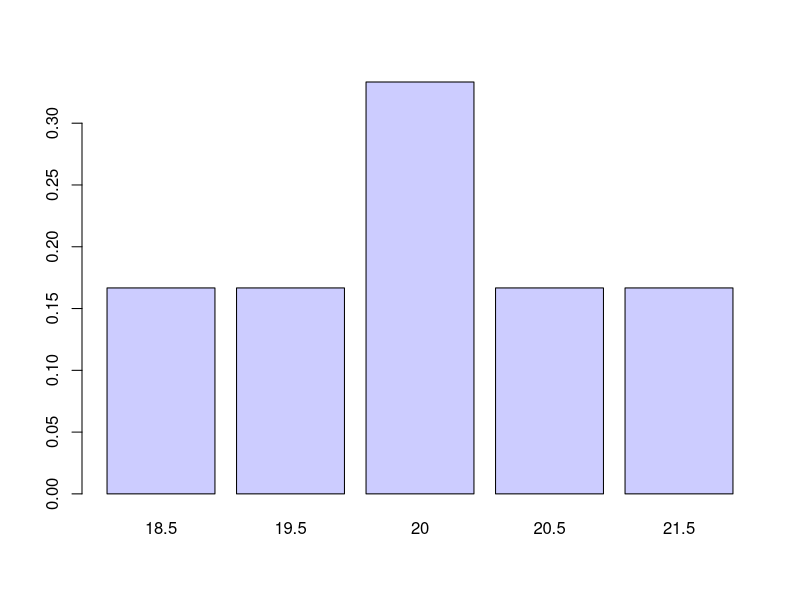
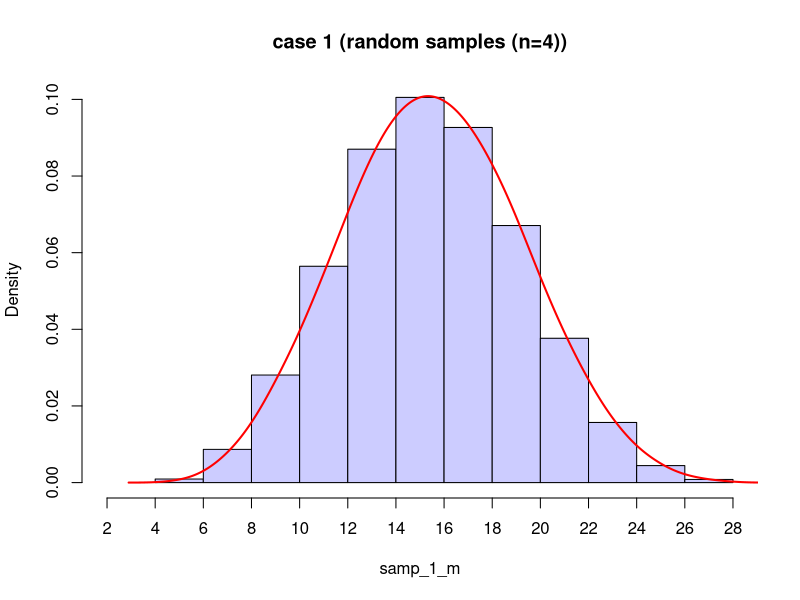
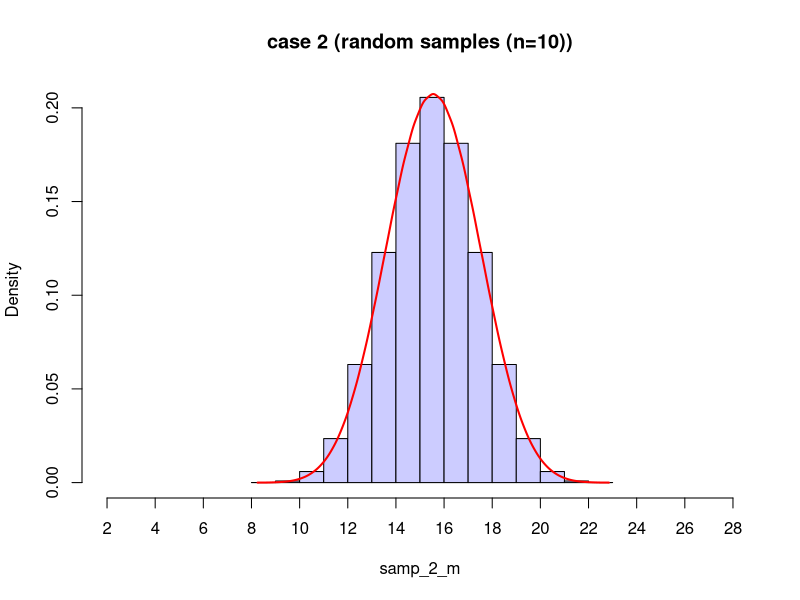
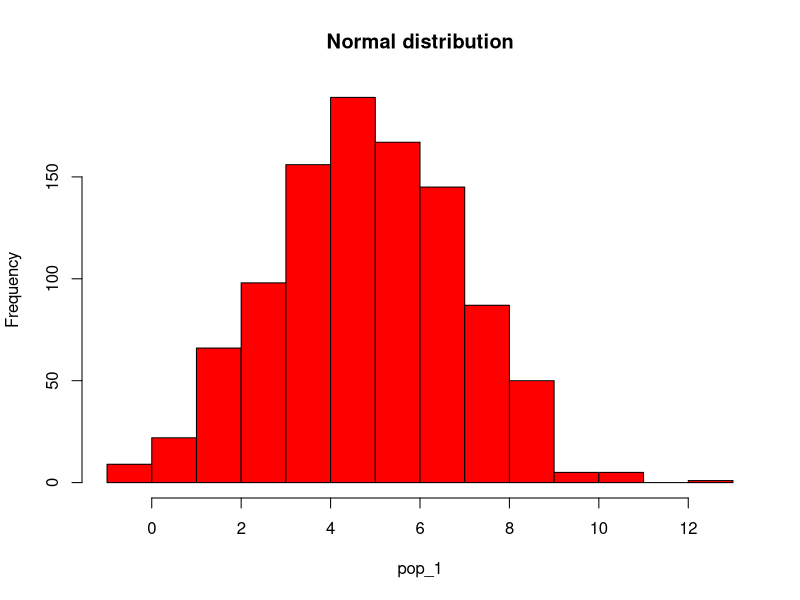
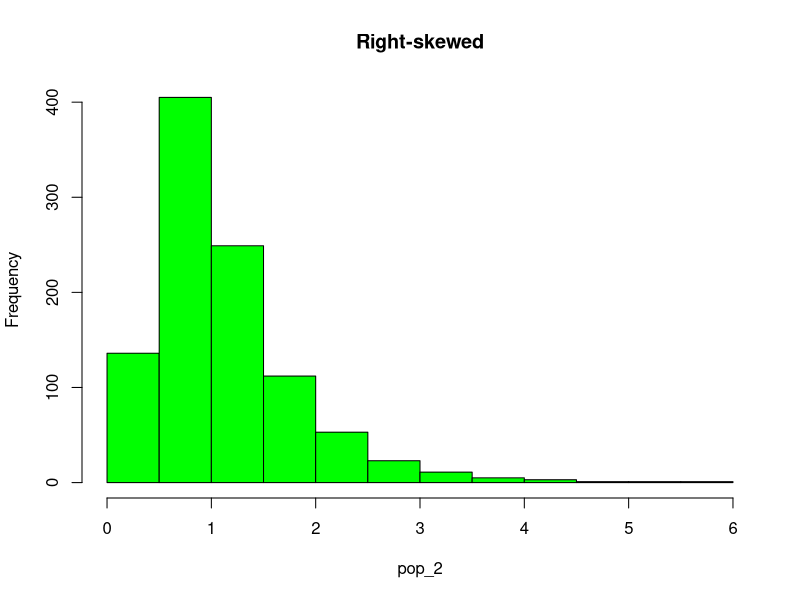
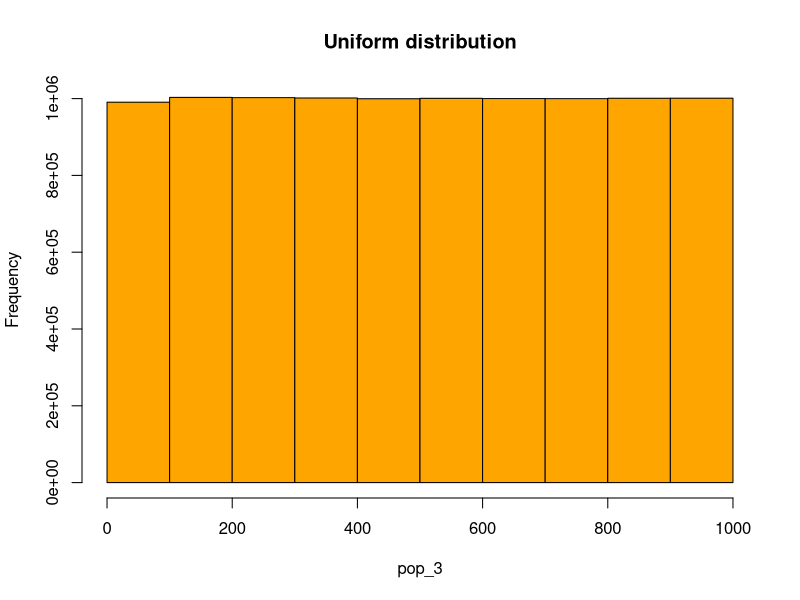
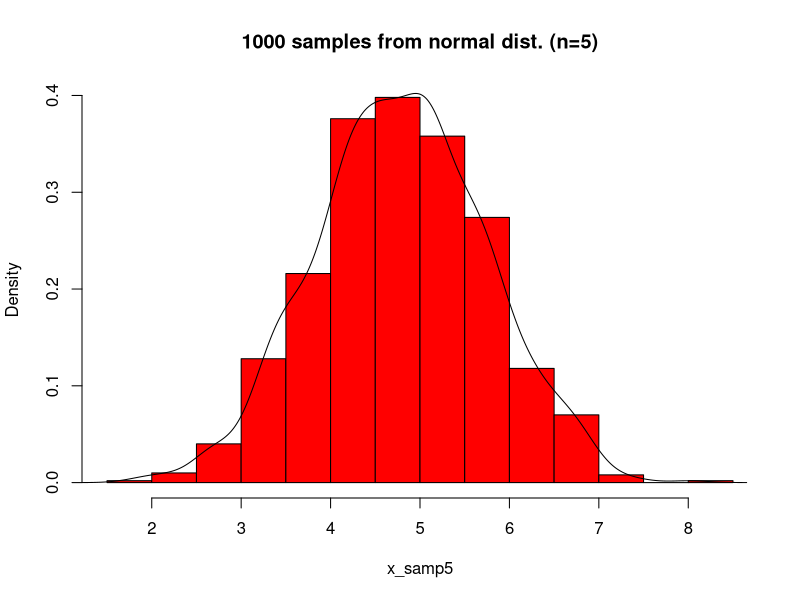
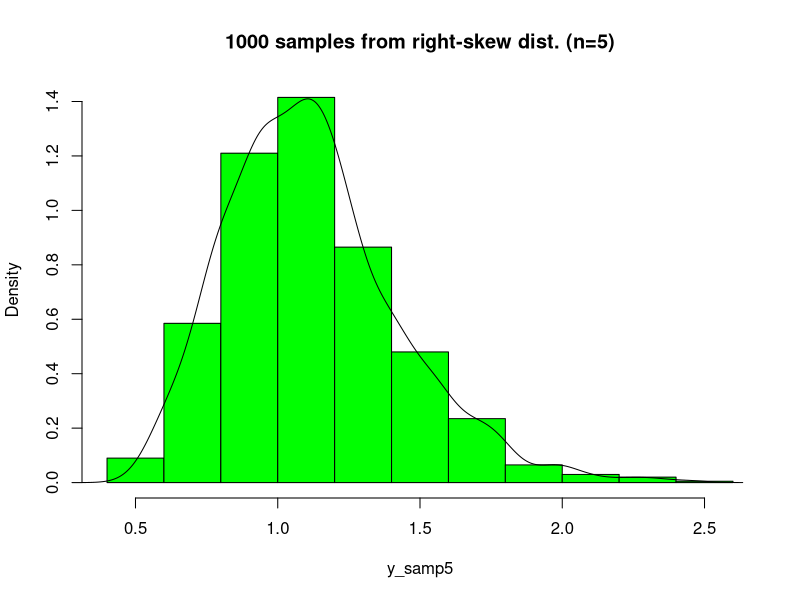

Reproduce these figures in R, in order.
## ---- chunk 1
age=c(18, 19, 22, 21 ) # Mikael, Tanja, Tine, Simon
## ---- chunk 2
samples <- combn(age, 2) # this calculates all possible combinations when we randomly select 2 samples
## ---- chunk 3
samp_mean <- colMeans(samples)

x=table(samp_mean); x
## ---- chunk 4
prop.table(x)
## ---- chunk 5
barplot(prop.table(x), col = rgb(0.8, 0.8, 1))
## ---- chunk 6
set.seed(312); y=sample(1:30, 20)
## ---- chunk 7
samp_1=combn(y, 4); samp_1_m <- colMeans(samp_1) # sample with 4 obs.
samp_2=combn(y, 10); samp_2_m <- colMeans(samp_2) # Sample with 10 obs.
## ---- chunk 8
hist(samp_1_m, col = rgb(0.8, 0.8, 1), xlim=c(2,28), xaxt='n', main="case 1 (random samples (n=4))", prob=T); axis(side = 1, at = seq(2, 28, by = 2)); lines(density(samp_1_m), lwd=2, col="red")
hist( samp_2_m, col = rgb(0.8, 0.8, 1), xlim=c(2,28), xaxt='n', main="case 2 (random samples (n=10))", prob=T); axis(side = 1, at = seq(2, 28, by = 2)); lines(density(samp_2_m), lwd=2, col="red")
## ---- chunk 9
mean(y); mean(samp_1_m); mean(samp_2_m)
## ---- chunk 10
set.seed(213)
pop_1 <- rnorm(1000, mean=4.9, sd = 2.1); pop_2 <- rf(1000, 10, 20)
pop_3 <- runif(10000000, 1, 1000);
## ---- chunk 11
hist(pop_1, col="red", main = "Normal distribution")
hist(pop_2, col="green", main = "Right-skewed")
hist(pop_3, breaks=10, col="orange", main = "Uniform distribution")
## ---- chunk 12
x_samp5 = replicate(1000, mean(sample(pop_1, 5, replace = T)))
y_samp5 = replicate(1000, mean(sample(pop_2, 5, replace = T)))
z_samp5 = replicate(1000, mean(sample(pop_3, 5, replace = T)))
## ---- chunk 13
hist(x_samp5, prob=T, col="red", main="1000 samples from normal dist. (n=5)"); lines(density(x_samp5))
hist(y_samp5, prob=T, col="green", main="1000 samples from right-skew dist. (n=5)"); lines(density(y_samp5))
hist(z_samp5, prob=T, col="orange", main="1000 samples from uniform dist. (n=5)"); lines(density(z_samp5))
## ---- chunk 14
x_samp15 = replicate(1000, mean(sample(pop_1, 15, replace = T)))
y_samp15 = replicate(1000, mean(sample(pop_2, 15, replace = T)))
z_samp15 = replicate(1000, mean(sample(pop_3, 15, replace = T)))
## ---- chunk 15
hist(x_samp15, prob=T, col="red", main="1000 samples from normal dist. (n=15)"); lines(density(x_samp15))
hist(y_samp15, prob=T, col="green", main="1000 samples from right-skew dist. (n=15)"); lines(density(y_samp15))
hist(z_samp15, prob=T, col="orange", main="1000 samples from uniform dist. (n=15)"); lines(density(z_samp15))
## ---- chunk 16
pop <- rnorm (100000 , mean = 50 , sd = 5 )
variances <- replicate (5000 , var (sample (pop, 10 )))
hist (variances, prob=TRUE, col="skyblue" )
## ---- chunk 17
hist(variances*(10-1)/var(pop), prob=TRUE, col="skyblue"); curve(dchisq(x, df = 9), from = 0, to = 35, add = TRUE)
## ---- chunk 18
1 - pchisq(14.4, df = 9)
## ---- chunk 19
qchisq(0.05, df = 10); qchisq(0.95, df = 10)
## ---- chunk 20
set.seed(213)
pop <- rnorm(1e+05, mean = 5, sd = 5)
## ---- chunk 21
sam_var <- replicate(1000, var(sample(pop, 30)))
## ---- chunk 22
mean(sam_var) 
var(pop)
## ---- chunk 23
var(sam_var)
## ---- chunk 24
2 * (var(pop)^2)/29
## ---- chunk 25
hist(sam_var * (30 - 1)/var(pop), breaks = 20, prob = TRUE, col = "skyblue"); curve(dchisq(x, df = 29), from = 0, to = 55, add = TRUE)
## ---- chunk 26
30-1
## ---- chunk 27
qchisq(0.01, df = 29); qchisq(0.95, df = 29)
## ---- chunk 28
35*(30-1)/var(pop)
## ---- chunk 29
pchisq(40.91, df = 29)
## ---- chunk 30
15*(30-1)/var(pop)
## ---- chunk 31
1- pchisq(17.53, df = 29)
## ---- chunk 32
sam_var1 <- replicate(1000, var(sample(pop, 5)))
## ---- chunk 33
curve(dchisq(x, df = 4), from = 0, to = 55, add = TRUE)
